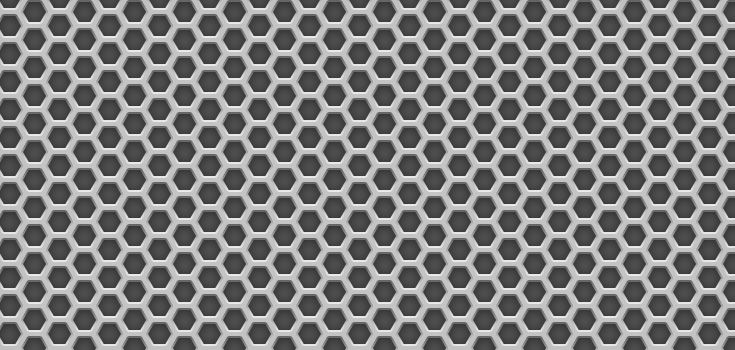
#> input picture Vision por Computadora/Clase 3/metalgrid.jpg, 735 x 350 px
$ jupyter execute Gradientes.ipynb
#> lines starting #> are read from the running program, lines starting #| are printed output that depends on the picture; after the words box and inside, x2 and y2 are one past the last pixel; in counts of white or black regions, pixels touching at a corner belong together; long printed decimals are rounded
# Gradientes

[cell 1]
# %matplotlib inline

import numpy as np
import cv2 as cv
import matplotlib.pyplot as plt

[cell 2]
print(cv.__version__)

[cell 3]
img = cv.imread('metalgrid.jpg')
#> img is the input picture: shape (350, 735, 3); min 38, max 250, mean 125.4
gray = cv.cvtColor(img, cv.COLOR_BGR2GRAY)
gray = cv.GaussianBlur(gray,(5,5),0)


print('\nTamaño imagen: {} '.format(gray.shape))
#| Tamaño imagen: (350, 735)

plt.imshow(img)
plt.show()

##  Determinación de gradientes en x e y con Sobel

[cell 4]
# Sobel en dirección x
sobelx_64 = cv.Sobel(gray,cv.CV_32F,1,0,ksize=3)
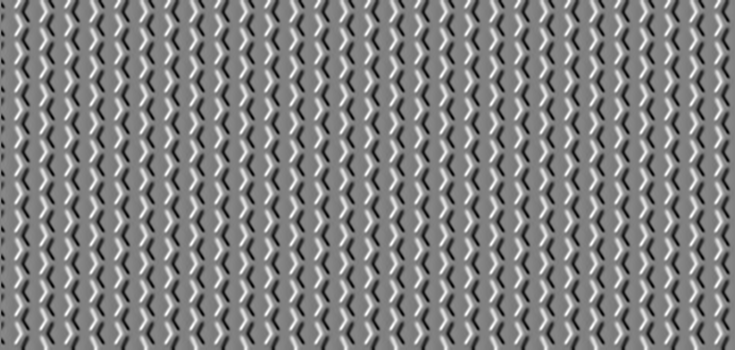
#> sobelx_64: shape (350, 735) float32; min -328, max 320, mean -0.3; drawn with min black and max white
absx_64 = np.absolute(sobelx_64)
sobelx_8u1 = (absx_64/absx_64.max())*255
sobelx_8u = np.uint8(sobelx_8u1)

# Sobel en dirección y
sobely_64 = cv.Sobel(gray,cv.CV_32F,0,1,ksize=3)
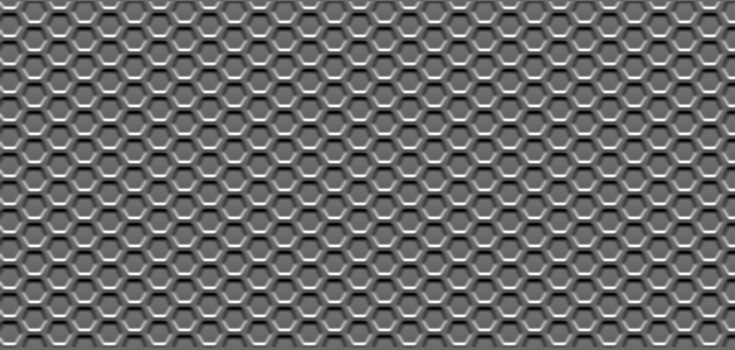
#> sobely_64: shape (350, 735) float32; min -291, max 415, mean 0.5; drawn with min black and max white
absy_64 = np.absolute(sobely_64)
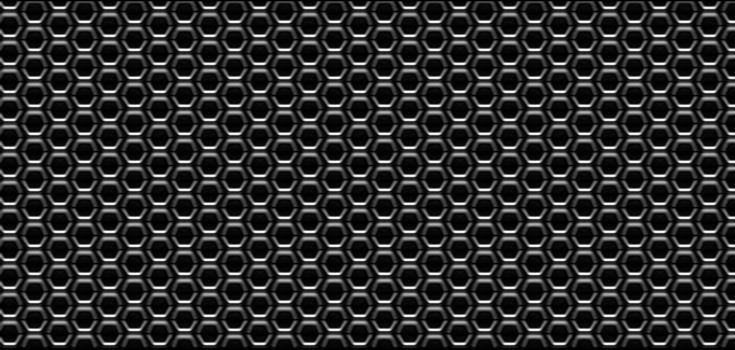
#> absy_64: shape (350, 735) float32; min 0, max 415, mean 75.3; drawn with min black and max white
sobely_8u1 = (absy_64/absy_64.max())*255
sobely_8u = np.uint8(sobely_8u1)

# Cálculo de la magnitud con la hipotenusa
mag = np.hypot(sobelx_8u, sobely_8u)
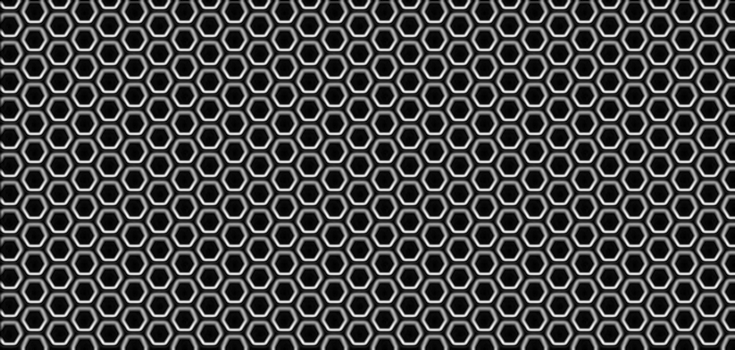
#> mag: shape (350, 735) float16; min 0, max 282.2, mean 78; drawn with min black and max white
mag = mag/mag.max()*255
mag = np.uint8(mag)

# Cálculo del ángulo con la arcotangente
theta = np.arctan2(sobely_64, sobelx_64)
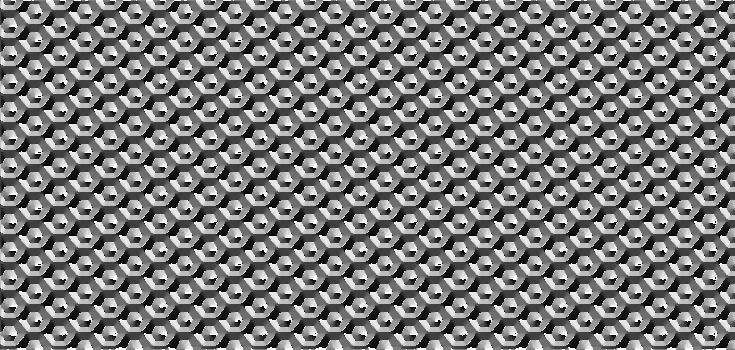
#> theta: shape (350, 735) float32; min -3.14, max 3.14, mean -0.104; drawn with min black and max white
angle = np.rad2deg(theta)

# Mostramos la imagen de magnitudes con un threshold determinado
mask = mag < 20
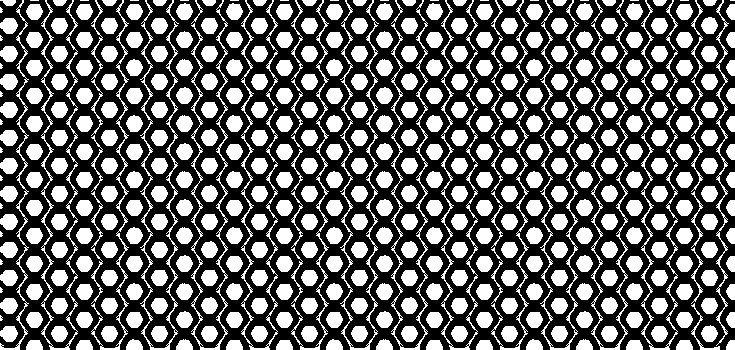
#> mask: shape (350, 735) bool; 39.1% white; 456 white regions (27 under 20 px), largest, box (x1, y1, x2, y2) and area: (140, 0, 179, 350) 1557, (340, 0, 379, 350) 1557, (540, 0, 579, 350) 1557
th_mag = mag
th_mag[mask] = 0
th_mag = np.uint8(th_mag)

plt.imshow(th_mag, 'gray')
plt.title("Magnitudes con threshold de 100")
plt.show()

plt.imshow(angle, 'gray')
plt.title("Orientaciones")
plt.show()

## Gráfica de las direcciones

[cell 5]
# Aplanamos la matriz para poder realizar operaciones de arrays
flatten_mag = th_mag.flatten()
flatten_ang = angle.flatten()

# Obtenemos los valores únicos de magnitud y sus indices
u_mag, mag_indices = np.unique(flatten_mag, return_index=True)
#> u_mag = 237 values from 0 to 255; mag_indices = 237 values, max 45537 at index 235, min 0 at index 0, mean 2593.5
u_mag = u_mag.reshape(-1, 1)
mag_indices = mag_indices.reshape(-1, 1)

# Sumamos 90° a los ángulos calculados
flatten_ang = flatten_ang + 90

# Ordenamos el vector de magnitudes únicas de mayor a menor
order_u_mag = u_mag[: :-1]
#> order_u_mag = 237 values, max 255 at index 0, min 0 at index 236, mean 136.9
order_mag_indices = mag_indices[: : -1]
#> order_mag_indices = 237 values, max 45537 at index 1, min 0 at index 236, mean 2593.5

# Aplicamos una máscara para quedarnos únicamente con las magnitudes mayores a 200
mask = order_u_mag > 200

# Se imprimen los valores de magnitud y ángulo correspondientes a la máscara
# print(order_u_mag[mask], flatten_ang[order_mag_indices[mask]])


# Subdividimos el rango angular en max_div steps
max_div = 50
ang_div = np.linspace(np.amin(flatten_ang), np.amax(flatten_ang), max_div)
#> ang_div = 50 values from -89.63 to 270
int_div = np.zeros_like(ang_div)
#> int_div = 50 values from 0 to 0
ang_plot = np.zeros_like(ang_div)
#> ang_plot = 50 values from 0 to 0
for i, div in enumerate(ang_div):
    if i!= (max_div-1):
        div_mask = (flatten_ang > div) & (flatten_ang<ang_div[i+1])
        int_div[i] = np.sum(flatten_mag[div_mask])
    else:
        break;
#> after the loop, int_div = 50 values, max 1824332 at index 3, min 0 at index 49, mean 342049.2

plt.figure(2)
plt.bar(ang_div, int_div, width=(ang_div[1]-ang_div[0]))
plt.show()
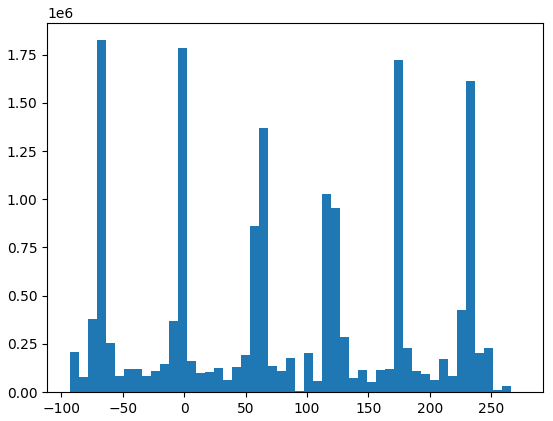
#> figure drawn by matplotlib, 1 panel; tallest bar 1824332 high, from x = -71.28 to -63.94

# En la gráfica se observan las mayores magnitudes para los ángulos principales que coinciden con la imagen

idx = np.argsort(int_div)[::-1]
#> idx = 50 values, max 49 at index 49, min 0 at index 15, mean 24.5
print(ang_div[idx][0:20])
#| [-67.612  -1.558 174.588 233.303  64.497
#|  115.873 123.212  57.158 225.964 -74.952
#|   -8.897 130.552 -60.273 181.927 247.982
#|  -89.630 101.194 240.642  49.818  86.515]
print(ang_div[1]-ang_div[0])
#| 7.339

# Establezco colores para graficar las direcciones
color_g1 = np.array([255, 0, 0])  # Rojo
color_g2 = np.array([0, 255, 0])  # Verde
color_g3 = np.array([0, 0, 255])  # Azul
color_g4 = np.array([255, 255, 0])  # Amarillo
color_g5 = np.array([127, 0, 255])  # Violeta
color_g6 = np.array([255, 128, 0])  # Naranja

mask= mag > 50
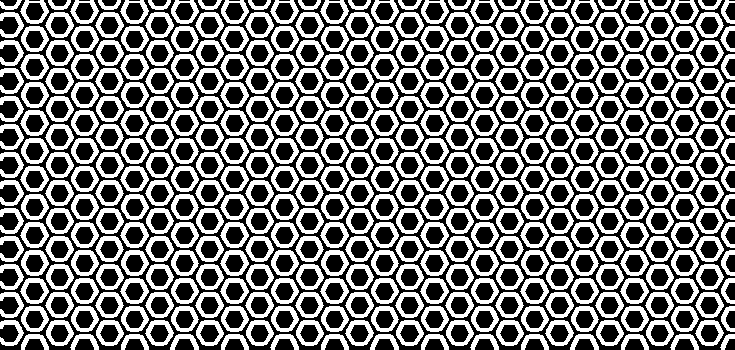
#> mask: shape (350, 735) bool; 45.9% white; 390 white regions, largest, box (x1, y1, x2, y2) and area: (71, 26, 99, 52) 328, (271, 26, 299, 52) 328, (471, 26, 499, 52) 328

# Armamos una nueva imagen sobre la original

metal_grid = cv.imread('metalgrid.jpg')
metal_grid = cv.cvtColor(metal_grid, cv.COLOR_BGR2RGB)

image_map = np.zeros((angle.shape[0], angle.shape[1], 3), dtype=np.uint8)

image_map[ mask & ((angle>-55) & (angle<-35)) ] = color_g1
image_map[ mask & ((angle>-10) & (angle<10)) ] = color_g2
image_map[ mask & ((angle>35) & (angle<45)) ] = color_g3
image_map[ mask & ((angle>125) & (angle<135)) ] = color_g4
image_map[ mask & ((angle>170) & (angle<190)) ] = color_g5
image_map[ mask & ((angle>215) & (angle<240)) ] = color_g6

plt.imshow(image_map)
plt.title("Orientaciones")
plt.show()
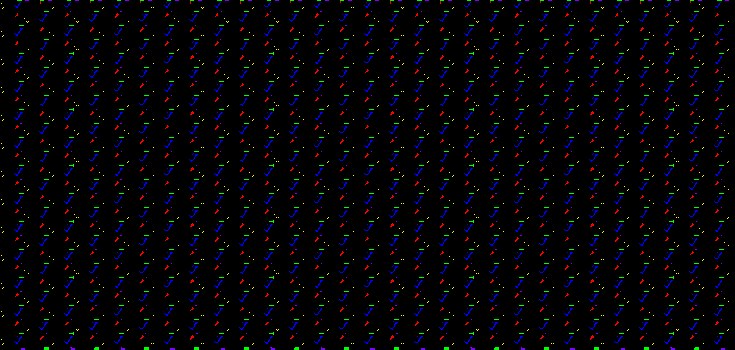
#> shown: shape (350, 735, 3); mean R, G, B 3.6, 2.9, 5.9

metal_grid[ mask & ((angle>-55) & (angle<-35)) ] = color_g1
metal_grid[ mask & ((angle>-10) & (angle<10)) ] = color_g2
metal_grid[ mask & ((angle>35) & (angle<45)) ] = color_g3
metal_grid[ mask & ((angle>125) & (angle<135)) ] = color_g4
metal_grid[ mask & ((angle>170) & (angle<190)) ] = color_g5
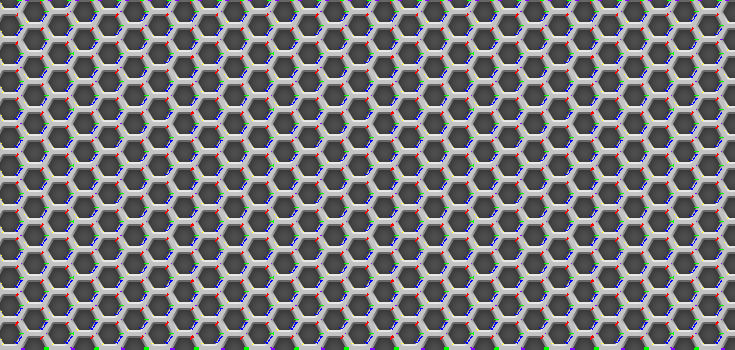
#> metal_grid: shape (350, 735, 3); mean R, G, B 121.9, 121.2, 124.2
metal_grid[ mask & ((angle>215) & (angle<240)) ] = color_g6


plt.imshow(metal_grid)
plt.title("Orientaciones")
plt.show()

# cv.imshow("Orientaciones", cv.cvtColor(metal_grid, cv.COLOR_RGB2BGR)
# )
# cv.waitKey(0)

$ run again, with Vision por Computadora/Clase 3/tela2.jpg copied over Vision por Computadora/Clase 3/metalgrid.jpg
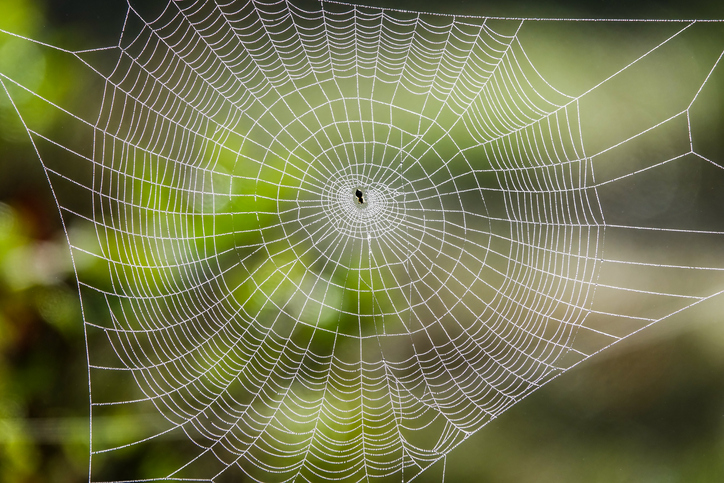
#> input picture Vision por Computadora/Clase 3/tela2.jpg, 724 x 483 px
#> img is the input picture: shape (483, 724, 3); mean B, G, R 77.3, 118.2, 115.2
#| Tamaño imagen: (483, 724)
#> `mask = mag < 20`:
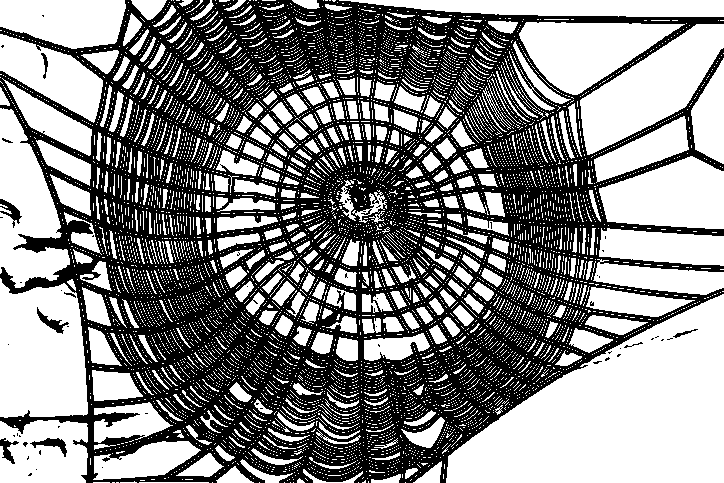
#> mask: shape (483, 724) bool; 52.9% white; 57 black regions (47 under 20 px), largest, box (x1, y1, x2, y2) and area: (0, 0, 724, 483) 163280, (30, 438, 67, 457) 245, (37, 307, 69, 334) 239
#> u_mag = 188 values from 0 to 255; mag_indices = 188 values, max 347648 at index 154, min 0 at index 0, mean 45204.1
#> order_u_mag = 188 values, max 255 at index 0, min 0 at index 187, mean 115.6
#> order_mag_indices = 188 values, max 347648 at index 33, min 0 at index 187, mean 45204.1
#> after the loop `for i, div in enumerate(ang_div):`: int_div = 50 values, max 287750 at index 37, min 0 at index 49, mean 183236.5
#> idx = 50 values, max 49 at index 49, min 0 at index 43, mean 24.5
#| [181.918 174.578  -1.587  189.258 196.598
#|    5.754  20.434 203.938 167.237  -8.927
#|   27.774 -38.288 159.897 -23.607  13.094
#|  152.557 -30.947 -16.267 211.279  57.135]
#| 7.340
#> `metal_grid[ mask & ((angle>170) & (angle<190)) ] = color_g5`:
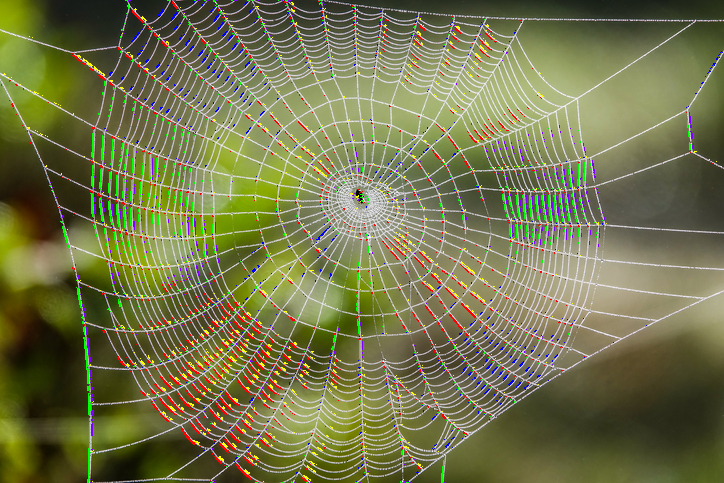
#> metal_grid: shape (483, 724, 3); mean R, G, B 116.7, 117.8, 76.7
